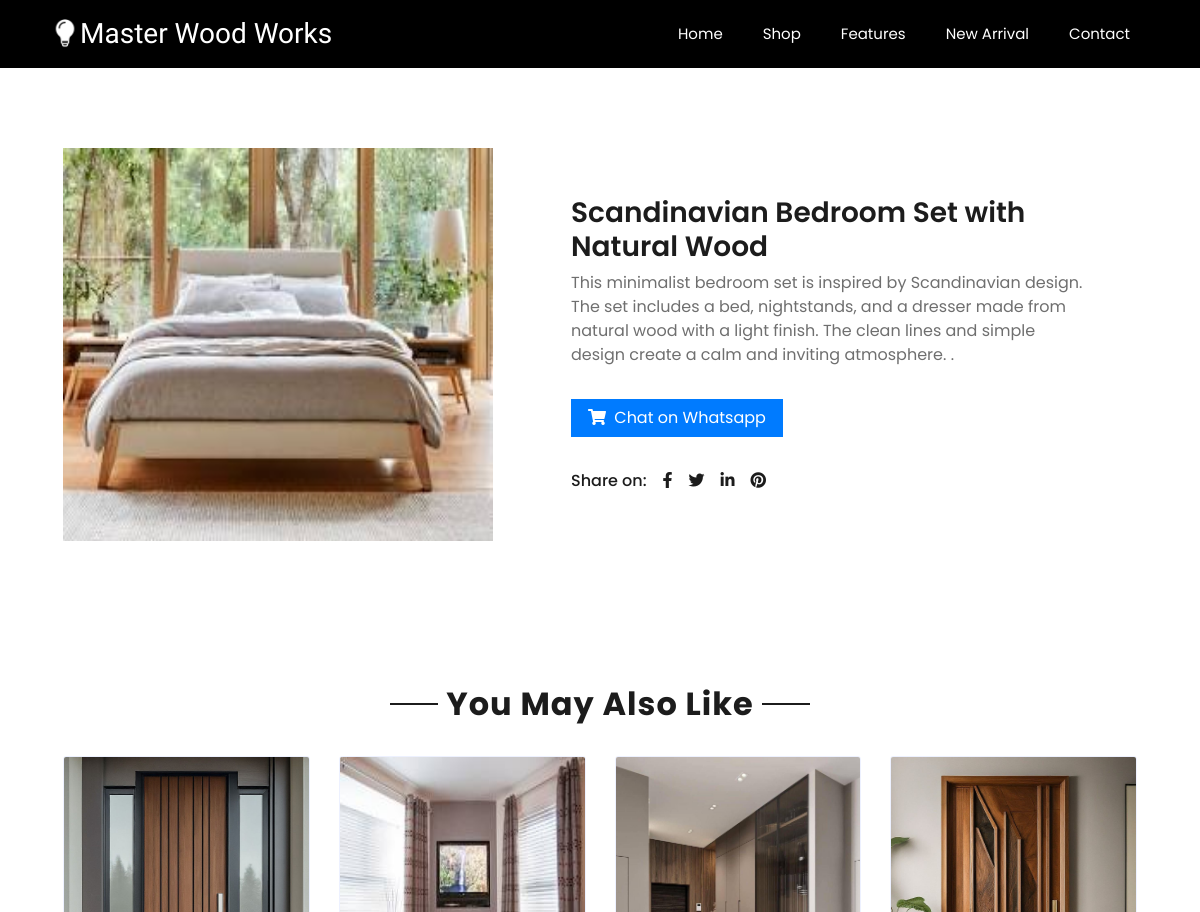
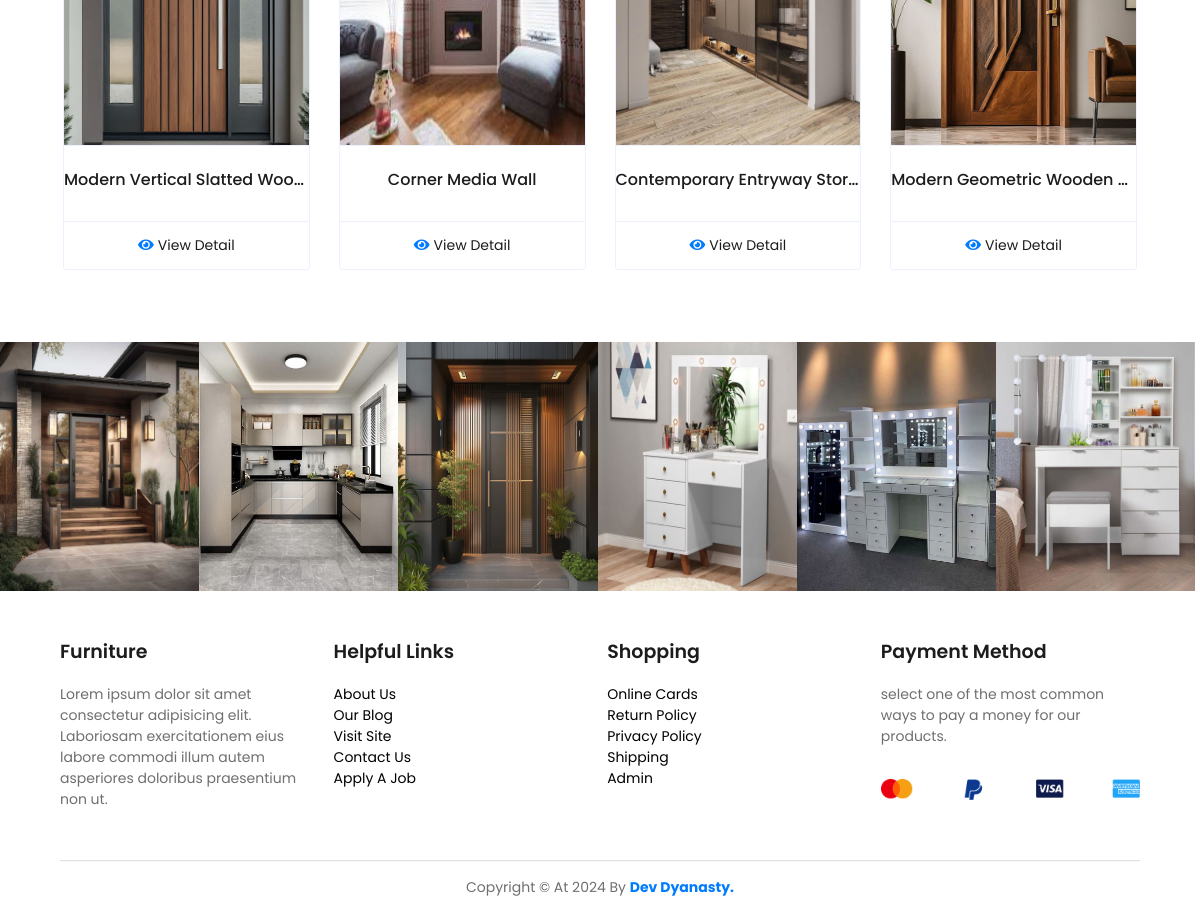
The page /detail.php?product_id=136 on the database its author committed (2 pictures, top to bottom).
### tables this page shows
CREATE TABLE `product` (
  `id` int(11) NOT NULL,
  `p_name` varchar(255) DEFAULT NULL,
  `p_img` varchar(255) DEFAULT NULL,
  `p_category` varchar(255) DEFAULT NULL,
  `p_description` longtext DEFAULT NULL
);

### detail.php (the view, shortened to what this page needs)
<?php
include 'connect.php';
if (isset($_GET['product_id'])) {
    $product_id = $_GET['product_id'];
    $sql = "SELECT * FROM product WHERE id = '$product_id'";
    $result = mysqli_query($connection, $sql);
    $row = mysqli_fetch_assoc($result);
include 'header.php';
?>
<link rel="stylesheet" href="detail.css">
<link href="https://cdnjs.cloudflare.com/ajax/libs/font-awesome/5.10.0/css/all.min.css" rel="stylesheet" />
<link rel="stylesheet" href="https://cdnjs.cloudflare.com/ajax/libs/OwlCarousel2/2.3.4/assets/owl.carousel.css" />
<link rel="stylesheet" href="https://cdnjs.cloudflare.com/ajax/libs/OwlCarousel2/2.3.4/assets/owl.theme.default.css" />
<div class="container-fluid py-5" style="margin-top: 100px">
    <div class="row px-xl-5">
        <div class="col-lg-5 pb-5" style="max-height: 500px">
            <img class="w-100 h-100" src="product_img/<?php echo $row['p_img'] ?>" alt="Image" />
        </div>
        <div class="col-lg-7 pb-5 d-flex justify-content-center align-items-center">
            <div class="container-fluid p-5">
            <h3 class="font-weight-semi-bold"><?php echo $row['p_name'] ?> </h3>
            <p class="mb-4"><?php echo $row['p_description'] ?> .</p>
            <div class="d-flex align-items-center mb-4 pt-2">
                <a href=" https://wa.me/+923152027265" class="btn btn-primary px-3"><i class="fa fa-shopping-cart mr-1"></i> Chat on Whatsapp</a>
            </div>
            <div class="d-flex pt-2">
                <p class="text-dark font-weight-medium mb-0 mr-2">Share on:</p>
                <div class="d-inline-flex">
                    <a class="text-dark px-2" href="">
                        <i class="fab fa-facebook-f"></i>
                    </a>
                    <a class="text-dark px-2" href="">
                        <i class="fab fa-twitter"></i>
                    </a>
                    <a class="text-dark px-2" href="">
                        <i class="fab fa-linkedin-in"></i>
                    </a>
                    <a class="text-dark px-2" href="">
                        <i class="fab fa-pinterest"></i>
                    </a>
                </div>
            </div>
            </div>
        </div>
    </div>
</div>
<div class="container-fluid py-5">
    <div class="text-center mb-4">
        <h2 class="section-title px-5"><span class="px-2">You May Also Like</span></h2>
    </div>
    <div class="row px-xl-5">
        <div class="col">
            <div class="owl-carousel related-carousel">
                <?php
                $sql = "SELECT * FROM product ORDER BY RAND() LIMIT 8";
                $result = mysqli_query($connection, $sql);
                foreach($result as $row){
                ?>
                <div class="card product-item border-0">
                    <div class="card-header product-img position-relative overflow-hidden bg-transparent border p-0">
                        <img class="img-fluid w-100" style="height: 300px" src="product_img/<?php echo $row['p_img'] ?>" alt="" />
                    </div>
                    <div class="card-body border-left border-right text-center p-0 pt-4 pb-3">
                        <h6 class="text-truncate mb-3"><?php echo $row['p_name'] ?></h6>
                    </div>
                    <div class="card-footer d-flex justify-content-center bg-light border">
                        <a href="detail.php?product_id=<?php echo $row['id'] ?>" class="btn btn-sm text-dark p-0"><i class="fas fa-eye text-primary mr-1"></i>View Detail</a>
                    </div>
                </div>
                <?php
                }
                ?>
            </div>
        </div>
    </div>
</div>
<?php
include 'footer.php';
?>
<?php
}
?>

### main.css (style rules this page uses)
* { padding: 0px; margin: 0px; list-style: none; box-sizing: border-box; font-family: "Poppins", sans-serif; scroll-behavior: smooth; }
:root { --main-color: #007bff; }
html { scroll-behavior: smooth; }

### rows shown on the page
product: p_img (picture), p_name "Scandinavian Bedroom Set with Natural Wood", p_description "This minimalist bedroom set is inspired by Scandinavian design. The set includes a bed, nightstands, and a dresser made from natural wood with a light finish. The clean lines and simple design create a calm and inviting atmosphere."
product: p_img (picture), p_name "Modern Vertical Slatted Woo…"
product: p_img (picture), p_name "Corner Media Wall"
product: p_img (picture), p_name "Contemporary Entryway Stor…"
product: p_img (picture), p_name "Modern Geometric Wooden…"
